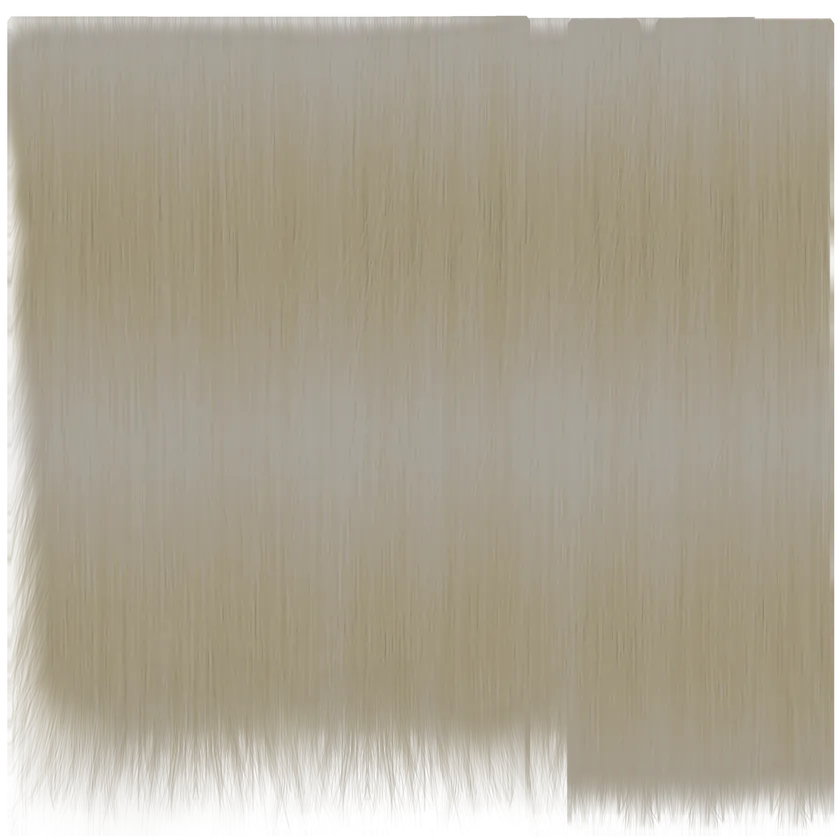
#> input picture frontend/lab/hair/tex/GoldenBlondHair.webp, 840 x 840 px, shrunk from 2048 x 2048 before the run, found by its file name
$ python fix_hair_textures.py ../hair/tex/GoldenBlondHair.webp ../hair/tex/GingerHair.webp
#> lines starting #> are read from the running program, lines starting #| are printed output that depends on the picture; after the words box and inside, x2 and y2 are one past the last pixel; in counts of white or black regions, pixels touching at a corner belong together
#!/usr/bin/env python3
"""
헤어 텍스처 교정 — 금발/진저/오번 → 한국인 어두운 머리색, 상대 대비 복원.

왜 이 방식인가 (측정 근거):
  진단에서 GoldenBlondHair는 평균휘도 155 / 표준편차 4.9 = **상대 대비 3.2%** 였다.
  그런데 저주파:고주파 비율(4.50:1.75 = 2.57)은 잘 나오는 기준 텍스처
  Hairblackseamless2png(5.80:2.23 = 2.60)와 거의 같다.
  → **가닥 정보는 텍스처에 이미 들어 있다.** 밝은 평균 위에 눌려 있어 눈에 안 보였을 뿐이다.
     평균을 어둡게 옮기고 대비를 선형으로 늘리면 그대로 되살아난다.

  다만 BlackHair(LF:HF = 4.9)와 elvs_grumphair(3.5)는 고주파가 상대적으로 부족해
  선형 리맵만으로는 HF 목표에 못 미친다 → 그 둘만 고주파를 따로 더 키운다.

목표 (기준: Hairblackseamless2png = 평균 23 / 상대대비 28.4% / HF·평균 9.65%):
  - 평균 휘도       24 ~ 32
  - 상대 대비       >= 24%
  - HF / 평균       >= 7%     ← '가닥이 보이는가'의 실제 지표

⚠ 알파 채널은 바이트 단위로 그대로 복사한다. 가닥 실루엣이 거기 들어 있다.
⚠ public/avatars/** 는 읽기 전용이다. 이 스크립트는 GLB를 수정하지 않는다 —
   추출된 텍스처를 읽어 교정본 PNG를 따로 내놓을 뿐이다.

사용:
  python3 fix_hair_textures.py <입력_webp_디렉터리> <출력_디렉터리>
"""
import sys, os, json
import numpy as np
from PIL import Image
from scipy.ndimage import uniform_filter

LUMA = np.array([0.2126, 0.7152, 0.0722], dtype=np.float32)

# ── 교정 대상 ──────────────────────────────────────────────────────────────
# tint  : 목표 머리색 (한국인 기준 어두운 갈흑색). 휘도 1로 정규화해서 곱한다.
# mean  : 목표 평균 휘도
# rel   : 목표 상대 대비
# hf    : 고주파 추가 증폭 (1.0 = 선형 리맵만. LF:HF 비가 나쁜 텍스처만 올린다)
# silver: 흰머리 가닥이 차지할 컬럼 비율 (연령 표현). 0이면 넣지 않는다.
CONFIG = {
    'GoldenBlondHair':     dict(tint='#2f2622', mean=30, rel=0.26, hf=1.0, silver=0.09, avatars='mh_f60, mh_f60_ob'),
    'GingerHair':          dict(tint='#2e2420', mean=28, rel=0.27, hf=1.0, silver=0.15, avatars='mh_f70, mh_oldf'),
    'elvs_grumphair':      dict(tint='#302724', mean=30, rel=0.26, hf=1.6, silver=0.17, avatars='mh_oldm'),
    'StrawberryBlondHair': dict(tint='#31261f', mean=32, rel=0.26, hf=1.0, silver=0.03, avatars='mh_f50'),
    'AuburnHair':          dict(tint='#2b221d', mean=25, rel=0.27, hf=1.0, silver=0.0,  avatars='mh_girl'),
    'BlackHair':           dict(tint='#2c2420', mean=30, rel=0.25, hf=2.6, silver=0.0,  avatars='mh_f20, mh_f40'),
}

SILVER_TINT = np.array([0.72, 0.71, 0.70], dtype=np.float32)  # 흰머리는 순백이 아니라 회백색이다


def analyse(rgb, alpha):
    """불투명 영역 기준 통계 (진단 때와 같은 방식)"""
    L = rgb @ LUMA
    m = alpha > 200
    if m.sum() < 1000:
        return None
    base = uniform_filter(L, size=9)
    det = L - base
    mean = float(L[m].mean())
    return dict(mean=mean, std=float(L[m].std()), rel=float(L[m].std() / mean),
                lf=float(base[m].std()), hf=float(det[m].std()), hf_rel=float(det[m].std() / mean))


def fix(rgba, cfg, seed=7):
    rgb = rgba[:, :, :3].astype(np.float32)
    alpha = rgba[:, :, 3].astype(np.float32)
    H, W = alpha.shape
    st = analyse(rgb, alpha)
    L = rgb @ LUMA

    # ── ① 저주파/고주파 분리 ──
    base = uniform_filter(L, size=9)
    det = L - base

    # ── ② 대비 리맵 ──
    # 목표 총 표준편차에 맞춰 선형 이득을 구하고, hf>1이면 고주파만 더 키운다.
    target_std = cfg['mean'] * cfg['rel']
    # var_total = (g*lf)^2 + (g*hf_gain*hf)^2  → g 를 역산
    g = target_std / np.sqrt((st['lf'] ** 2) + (cfg['hf'] * st['hf']) ** 2)
    L2 = cfg['mean'] + (base - st['mean']) * g + det * g * cfg['hf']

    # ── ③ 흰머리 가닥 (연령) ──
    # 가닥은 텍스처의 **세로 컬럼**을 따라 흐른다(셰이더가 floor(vMapUv.x*1450)로 컬럼을 고르는 것과 같은 축).
    # 균일한 회색으로 덮으면 지금 문제가 재발하므로, 성긴 컬럼만 밝히고 세로로도 세기를 흔든다.
    silver_mask = np.zeros((H, W), dtype=np.float32)
    if cfg['silver'] > 0:
        rng = np.random.default_rng(seed)
        colsel = (rng.random(W) < cfg['silver']).astype(np.float32)
        colsel = uniform_filter(colsel[None, :], size=(1, 3))[0]      # 가닥 두께 ~3px, 가장자리 부드럽게
        y = np.linspace(0, 1, H, dtype=np.float32)[:, None]
        wobble = 0.45 + 0.55 * (0.5 + 0.5 * np.sin(y * 37.0 + rng.random() * 6.28))
        silver_mask = colsel[None, :] * wobble
        silver_mask *= (rng.random((H, W)).astype(np.float32) * 0.35 + 0.65)  # 미세한 끊김
        # ⚠ 흰머리를 너무 밝게 넣으면 '하드에지 흰 줄무늬'가 되어 니트 비니처럼 보인다
        #   (RealisticPatient.tsx:2495 주석의 mh_m60·mh_m70 지적과 같은 실패다).
        #   1차 시도에서 4.6배로 넣었더니 HF/평균이 26%까지 튀었다(기준 9.65%). 2.1배로 낮춘다.
        w = silver_mask * 0.75
        L2 = L2 * (1 - w) + (cfg['mean'] * 2.1) * w

    # 흰머리가 평균을 끌어올리므로 목표 평균으로 다시 맞춘다 (상대 대비는 보존된다)
    mm = float(L2[alpha > 200].mean())
    L2 *= cfg['mean'] / max(mm, 1e-6)
    L2 = np.clip(L2, 1.0, 255.0)

    # ── ④ 한국인 머리색으로 리컬러 ──
    # 어두운 머리는 사실상 무채색에 가깝다 → 휘도에 목표 색조를 곱하는 방식이 자연스럽다.
    t = np.array([int(cfg['tint'][i:i + 2], 16) for i in (1, 3, 5)], dtype=np.float32) / 255.0
    t = t / max(float(t @ LUMA), 1e-6)                    # 휘도 1로 정규화
    out = L2[:, :, None] * t[None, None, :]
    # 흰머리 부분은 색조를 빼고 회백색으로
    if cfg['silver'] > 0:
        sv = L2[:, :, None] * SILVER_TINT[None, None, :] / max(float(SILVER_TINT @ LUMA), 1e-6)
        w = np.clip(silver_mask * 0.75, 0, 1)[:, :, None]
        out = out * (1 - w) + sv * w

    out = np.clip(out, 0, 255)
    res = np.dstack([out, alpha]).astype(np.uint8)        # ⚠ 알파 원본 그대로
    return res, st, analyse(res[:, :, :3].astype(np.float32), alpha)


def main():
    src_dir, out_dir = sys.argv[1], sys.argv[2]
    os.makedirs(out_dir, exist_ok=True)
    report = []
    print(f"{'texture':<22}{'':>3}{'평균':>7}{'상대대비':>9}{'HF/평균':>9}   →{'평균':>7}{'상대대비':>9}{'HF/평균':>9}  판정")
    print('-' * 92)
    for name, cfg in CONFIG.items():
        src = os.path.join(src_dir, name + '.webp')
        if not os.path.exists(src):
            print(f'{name:<22} 원본 없음 — 건너뜀')
            continue
        im = Image.open(src).convert('RGBA')
#> im is the input picture: PIL image 840x840 RGBA; mean R, G, B, A 159, 151.1, 133, 223.2
        rgba = np.asarray(im)
        fixed, before, after = fix(rgba, cfg)
#> in fix, `rgb = rgba[:, :, :3].astype(np.float32)`:
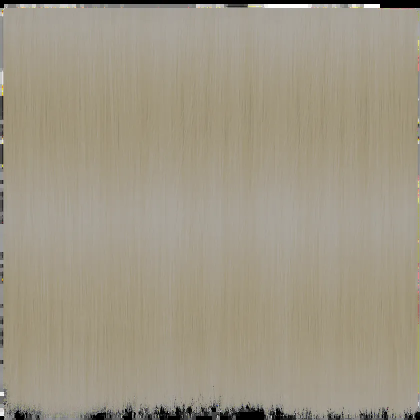
#> rgb: shape (840, 840, 3) float32 (shown at 1/2 size); mean R, G, B 158.7, 151.1, 133.1
#> in analyse, `L = rgb @ LUMA`:
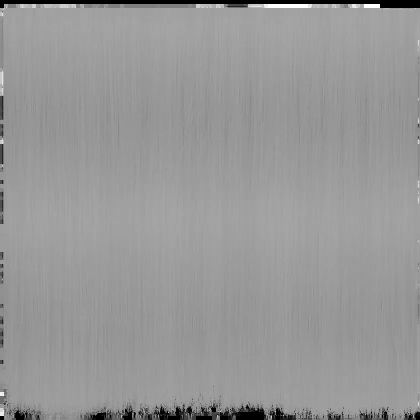
#> L: shape (840, 840) float32 (shown at 1/2 size); min 0, max 255, mean 151.5
#> in analyse, `m = alpha > 200`:
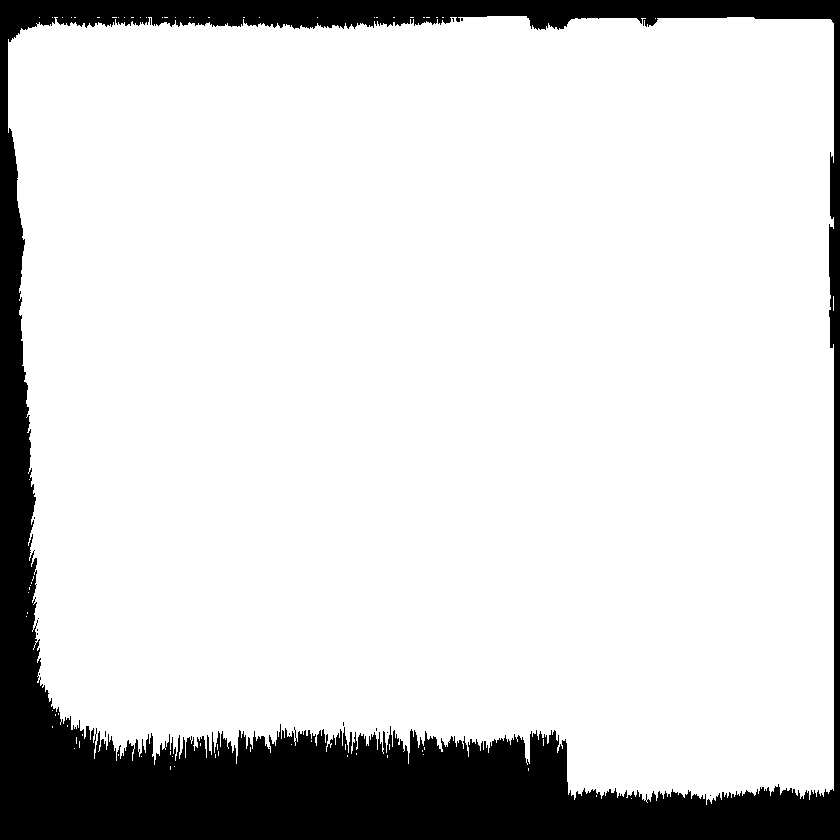
#> m: shape (840, 840) bool; 84.1% white; 16 black regions (15 under 20 px), largest, box (x1, y1, x2, y2) and area: (0, 0, 840, 840) 112217
#> in analyse, `det = L - base`:
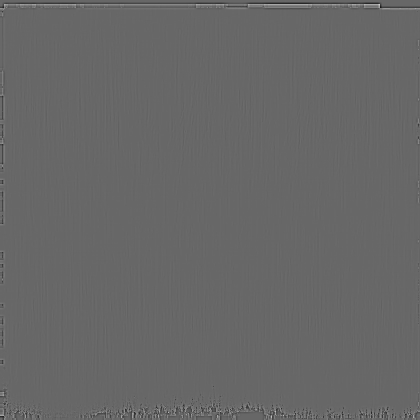
#> det: shape (840, 840) float32 (shown at 1/2 size); min -159, max 232.2, mean 0; drawn with min black and max white
#> in analyse, `mean = float(L[m].mean())`: mean = 155.1
#> in fix, `st = analyse(rgb, alpha)`: st = {'mean': 155.1, 'std': 4.72, 'rel': 0.0304, 'lf': 4.38, 'hf': 1.9, 'hf_rel': 0.0122}
#> in fix, `g = target_std / np.sqrt((st['lf'] ** 2) + (cfg['hf'] * st['hf']) ** 2)`: g = 1.64
#> in fix, `mm = float(L2[alpha > 200].mean())`: mm = 31.22
#> in fix, `L2 = np.clip(L2, 1.0, 255.0)`:
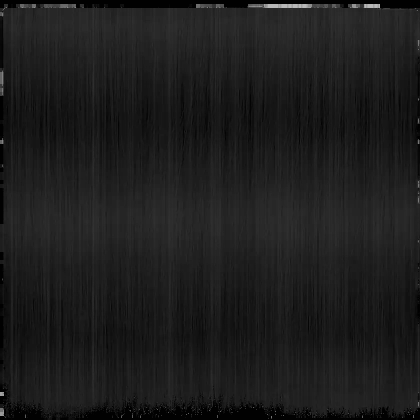
#> L2: shape (840, 840) float32 (shown at 1/2 size); min 1, max 185.8, mean 29.2
#> in fix, `res = np.dstack([out, alpha]).astype(np.uint8)`:
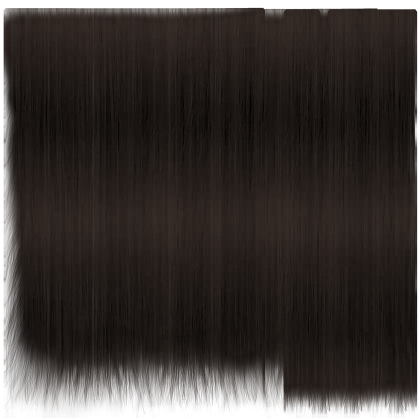
#> res: shape (840, 840, 4) (shown at 1/2 size); mean of channels 0, 1, 2, 3 34.1, 27.6, 24.8, 223.2; transparent parts drawn white
#> before has the same summary as st in fix; after = {'mean': 29.55, 'std': 7.53, 'rel': 0.255, 'lf': 6.77, 'hf': 3.33, 'hf_rel': 0.113}
        dst = os.path.join(out_dir, name + '.png')
        Image.fromarray(fixed, 'RGBA').save(dst, optimize=True)
        ok = after['rel'] >= 0.20 and after['hf_rel'] >= 0.055
#> ok = True
        print(f"{name:<22}{'':>3}{before['mean']:>7.1f}{before['rel']*100:>8.1f}%{before['hf_rel']*100:>8.2f}%"
              f"   →{after['mean']:>7.1f}{after['rel']*100:>8.1f}%{after['hf_rel']*100:>8.2f}%  {'OK' if ok else '미달'}")
#| GoldenBlondHair            155.1     3.0%    1.22%   →   29.5    25.5%   11.27%  OK
        # 알파 보존 검증
        assert np.array_equal(fixed[:, :, 3], rgba[:, :, 3]), f'{name}: 알파가 변경됐다!'
        report.append(dict(texture=name, avatars=cfg['avatars'], out=os.path.basename(dst),
                           before={k: round(v, 4) for k, v in before.items()},
                           after={k: round(v, 4) for k, v in after.items()},
                           tint=cfg['tint'], silver=cfg['silver'], pass_=bool(ok)))
#> pass 2 of the loop in main, `for name, cfg in CONFIG.items():`:
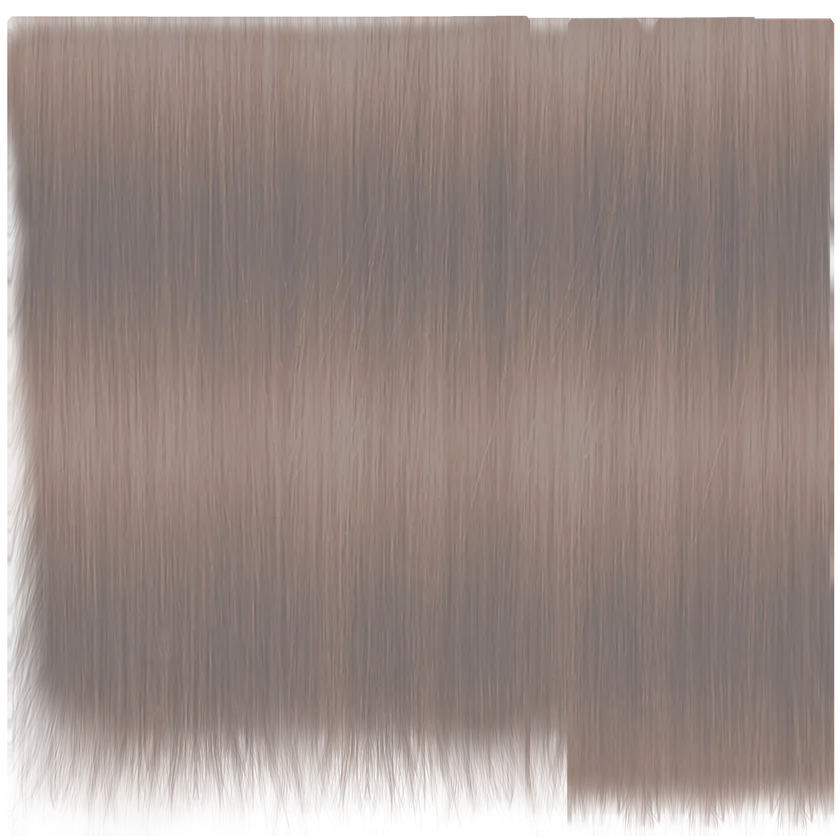
#> input picture frontend/lab/hair/tex/GingerHair.webp, 840 x 840 px, shrunk from 2048 x 2048 before the run, found by its file name
#> in main, im is the input picture: PIL image 840x840 RGBA; mean R, G, B, A 138.9, 122.7, 116.7, 223.2
#> in analyse (call 3), `det = L - base`:
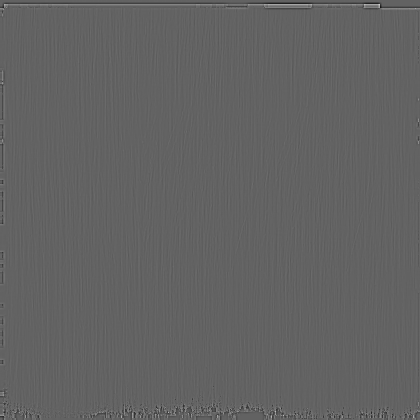
#> det: shape (840, 840) float32 (shown at 1/2 size); min -145, max 229, mean 0; drawn with min black and max white
#> mean = 128.4
#> st = {'mean': 128.4, 'std': 9.79, 'rel': 0.0762, 'lf': 8.87, 'hf': 4.17, 'hf_rel': 0.0325}
#> g = 0.771
#> mm = 30.04
#> in fix (call 2), `res = np.dstack([out, alpha]).astype(np.uint8)`:
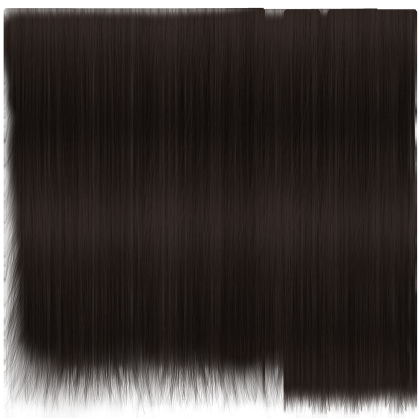
#> res: shape (840, 840, 4) (shown at 1/2 size); mean of channels 0, 1, 2, 3 32.4, 25.7, 23, 223.2; transparent parts drawn white
#> before has the same summary as st in fix; after = {'mean': 27.51, 'std': 7.15, 'rel': 0.26, 'lf': 6.19, 'hf': 3.51, 'hf_rel': 0.128}
#| GingerHair                 128.4     7.6%    3.25%   →   27.5    26.0%   12.76%  OK
#> pass 3 of the loop in main, `for name, cfg in CONFIG.items():`:
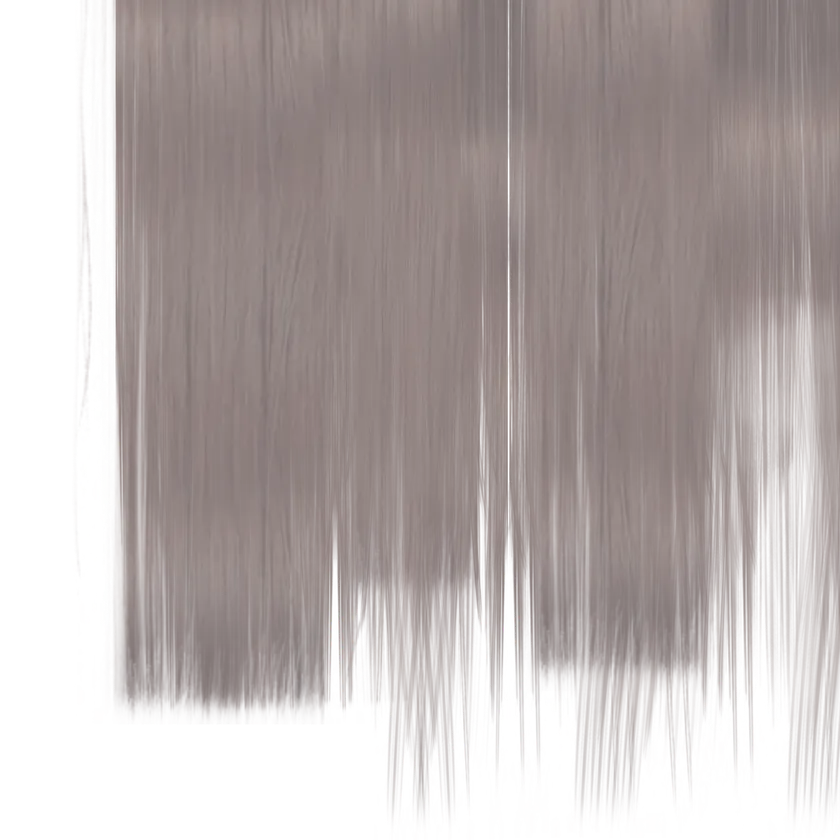
#> input picture frontend/lab/hair/tex/elvs_grumphair.webp, 840 x 840 px, shrunk from 2048 x 2048 before the run, found by its file name
#> in main, im is the input picture: PIL image 840x840 RGBA; mean R, G, B, A 124.5, 110.6, 109.2, 160.8
#> in analyse (call 5), `m = alpha > 200`:
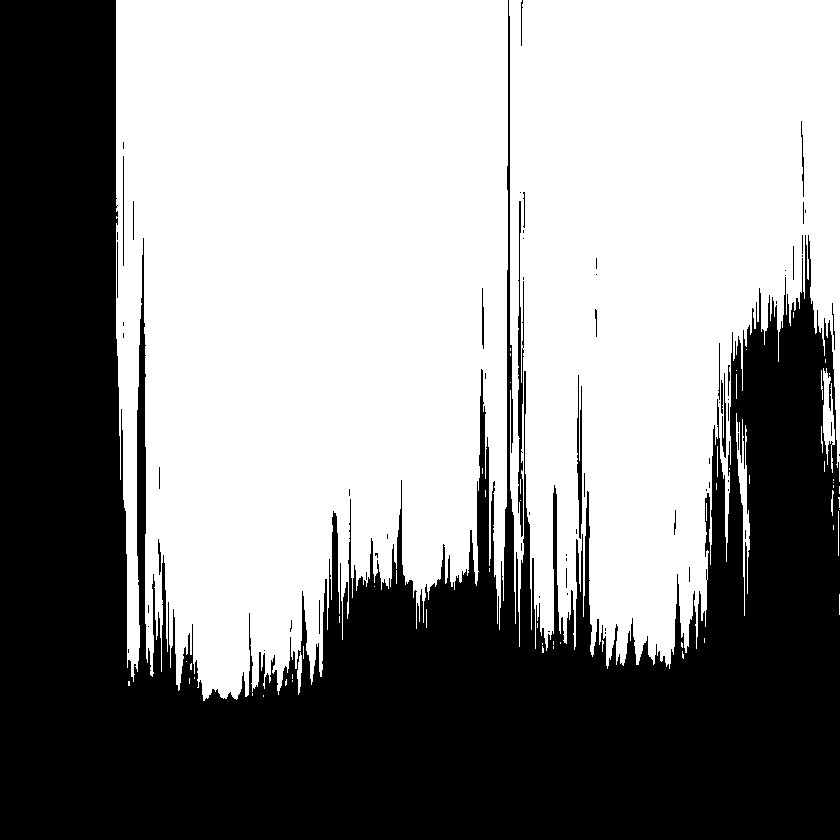
#> m: shape (840, 840) bool; 57.4% white; 73 black regions (49 under 20 px), largest, box (x1, y1, x2, y2) and area: (0, 0, 840, 840) 297722, (518, 201, 524, 537) 1015, (577, 375, 582, 539) 518
#> mean = 133.8
#> st = {'mean': 133.8, 'std': 5.5, 'rel': 0.0411, 'lf': 4.95, 'hf': 2.08, 'hf_rel': 0.0156}
#> g = 1.31
#> mm = 32.51
#> in fix (call 3), `L2 = np.clip(L2, 1.0, 255.0)`:
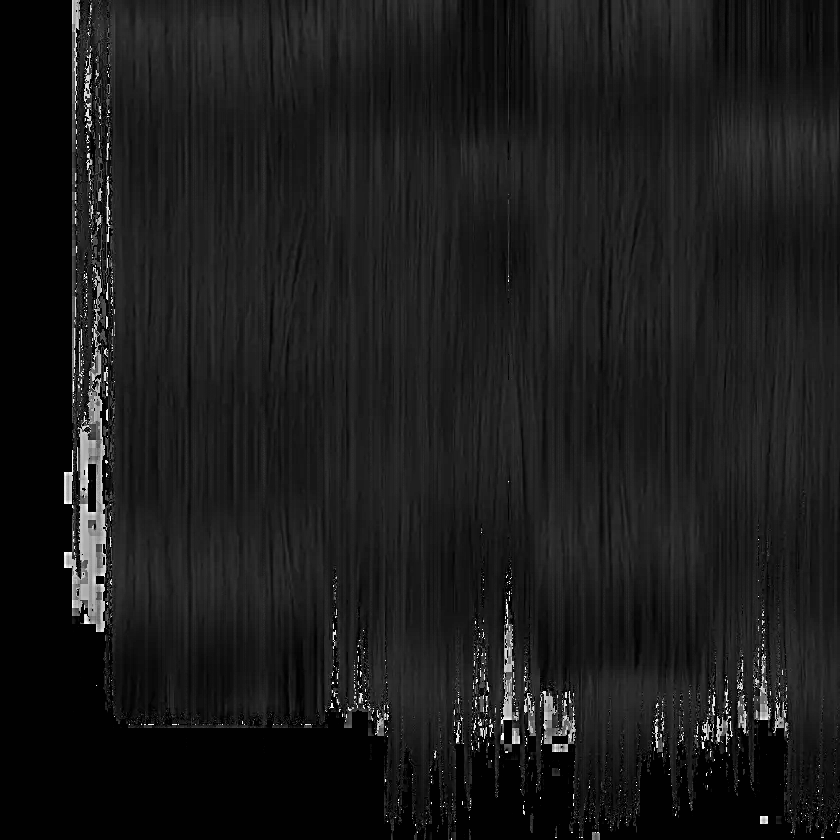
#> L2: shape (840, 840) float32; min 1, max 255, mean 27.5
#> before has the same summary as st in fix; after = {'mean': 29.5, 'std': 7.52, 'rel': 0.255, 'lf': 5.9, 'hf': 4.45, 'hf_rel': 0.151}
#| elvs_grumphair             133.8     4.1%    1.56%   →   29.5    25.5%   15.07%  OK
#> the loop made 6 passes; the first 3 are shown
    with open(os.path.join(out_dir, 'mapping.json'), 'w') as f:
        json.dump(report, f, ensure_ascii=False, indent=1)
    print(f'\n알파 채널 무변경 검증 통과. 매핑: {out_dir}/mapping.json')


if __name__ == '__main__':
    main()
